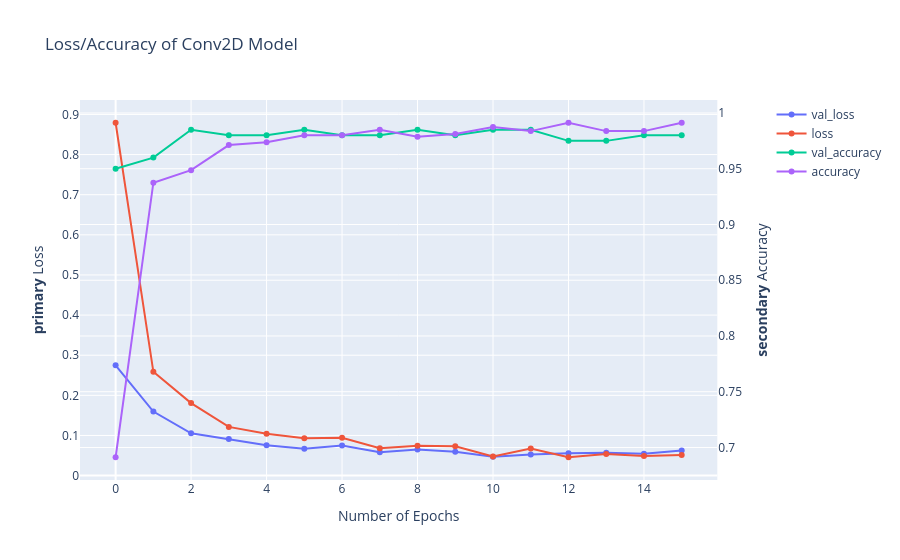

Notebook source saved alongside this figure:
### Code cell
fig = make_subplots(specs=[[{"secondary_y": True}]])

# Add traces
fig.add_trace(
    go.Scatter( y=model_fit.history['val_loss'], name="val_loss"),
    secondary_y=False)

fig.add_trace(
    go.Scatter( y=model_fit.history['loss'], name="loss"),
    secondary_y=False)

fig.add_trace(
    go.Scatter( y=model_fit.history['val_accuracy'], name="val_accuracy"),
    secondary_y=True)

fig.add_trace(
    go.Scatter( y=model_fit.history['accuracy'], name="accuracy"),
    secondary_y=True)

# Add figure title
fig.update_layout(
    title_text="Loss/Accuracy of Conv2D Model")

# Set x-axis title
fig.update_xaxes(title_text="Number of Epochs")

# Set y-axes titles
fig.update_yaxes(title_text="<b>primary</b> Loss", secondary_y=False)
fig.update_yaxes(title_text="<b>secondary</b> Accuracy", secondary_y=True)

fig.show()

### Figure 1 — Plotly figure (JSON) as saved in the notebook; plotly's stock layout.template omitted (floating-point values rounded to 4 significant figures)
{"data": [{"name": "val_loss", "type": "scatter", "xaxis": "x", "y": [0.2749, 0.1595, 0.1054, 0.09135, 0.0756, 0.06693, 0.07478, 0.05804, 0.06534, 0.05936, 0.04691, 0.05245, 0.05591, 0.05674, 0.05419, 0.06246], "yaxis": "y"}, {"name": "loss", "type": "scatter", "xaxis": "x", "y": [0.8793, 0.2587, 0.1806, 0.1213, 0.1045, 0.09316, 0.09401, 0.06797, 0.07428, 0.07323, 0.04781, 0.06756, 0.04573, 0.05364, 0.04894, 0.05117], "yaxis": "y"}, {"name": "val_accuracy", "type": "scatter", "xaxis": "x", "y": [0.95, 0.96, 0.985, 0.98, 0.98, 0.985, 0.98, 0.98, 0.985, 0.98, 0.985, 0.985, 0.975, 0.975, 0.98, 0.98], "yaxis": "y2"}, {"name": "accuracy", "type": "scatter", "xaxis": "x", "y": [0.6913, 0.9375, 0.9488, 0.9712, 0.9737, 0.98, 0.98, 0.985, 0.9787, 0.9812, 0.9875, 0.9837, 0.9912, 0.9837, 0.9837, 0.9912], "yaxis": "y2"}], "layout": {"title": {"text": "Loss/Accuracy of Conv2D Model"}, "xaxis": {"anchor": "y", "domain": [0, 0.94], "title": {"text": "Number of Epochs"}}, "yaxis": {"anchor": "x", "domain": [0, 1], "title": {"text": "<b>primary</b> Loss"}}, "yaxis2": {"anchor": "x", "overlaying": "y", "side": "right", "title": {"text": "<b>secondary</b> Accuracy"}}}}
